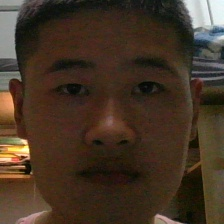
#> input picture img/yhy0/101.jpg, 224 x 224 px; its folder holds 4 pictures in this run
$ python '加载数据集.py'
#> lines starting #> are read from the running program, lines starting #| are printed output that depends on the picture
import os
import numpy as np
import cv2

#指定图片的大小
IMAGE_SIZE=64

#调整图片大小
def revise_image(image,height=IMAGE_SIZE,width=IMAGE_SIZE):
    #记录数值，方便图片调整大小
    top, bottom, left, right = (0, 0, 0, 0)

    #黑色
    BLACK=[0,0,0]

    #获取图片尺寸
    h,w,_=image.shape

    #计算短边需要增加多上像素宽度使其与长边等长
    if h<w:
        dh=w-h
        top=dh//2
        bottom=dh-top
    elif w<h:
        dw=h-w
        left=dw//2
        right=dw-left
    else:
        pass

    # 给图像增加边界
    constant=cv2.copyMakeBorder(image,top,bottom,left,right,cv2.BORDER_CONSTANT,value=BLACK)

    #返回图片
    return cv2.resize(constant,(height,width))

#读取训练训练集
images=[]
labels=[]
def read_path(path_name):
    #读取每个文件
#> called with path_name = 'img/yhy0'
    for dir_item in os.listdir(path_name):
        #获得路径
        full_path=os.path.abspath(os.path.join(path_name,dir_item))

        #如果是文件夹则继续调用
        if os.path.isdir(full_path):
            read_path(full_path)
        else:
            #判断文件是否为jpg文件
            if dir_item.endswith('.jpg'):
                #读取图片
                image=cv2.imread(full_path)
#> image is the input picture: shape (224, 224, 3); mean B, G, R 37.7, 52.7, 68.9
                #调整图片大小
                image=revise_image(image,IMAGE_SIZE,IMAGE_SIZE)
#> in revise_image, `return cv2.resize(constant,(height,width))`:
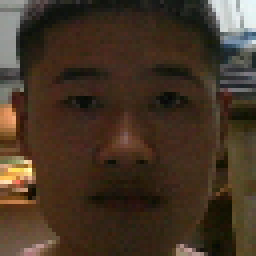
#> returned value: shape (64, 64, 3) (shown 4 times larger); mean of channels 0, 1, 2 37.8, 52.8, 68.9; drawn as B, G, R

                #添加图片
                images.append(image)
                labels.append(path_name)
#> pass 2 of the loop in read_path, `for dir_item in os.listdir(path_name):`:
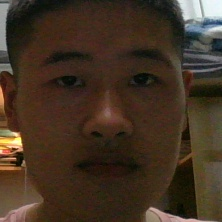
#> input picture img/yhy0/105.jpg, 222 x 222 px
#> in read_path, image is the input picture: shape (222, 222, 3); mean B, G, R 36.2, 51.3, 67.5
#> in revise_image (call 2), `return cv2.resize(constant,(height,width))`:
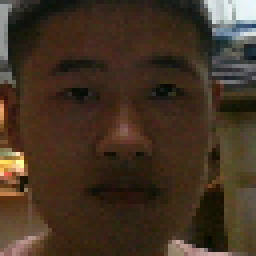
#> returned value: shape (64, 64, 3) (shown 4 times larger); mean of channels 0, 1, 2 36.2, 51.3, 67.5; drawn as B, G, R
#> pass 3 of the loop in read_path, `for dir_item in os.listdir(path_name):`:
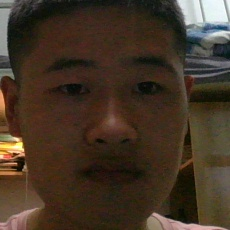
#> input picture img/yhy0/108.jpg, 230 x 230 px
#> in read_path, image is the input picture: shape (230, 230, 3); mean B, G, R 38.8, 53.3, 68.5
#> in revise_image (call 3), `return cv2.resize(constant,(height,width))`:
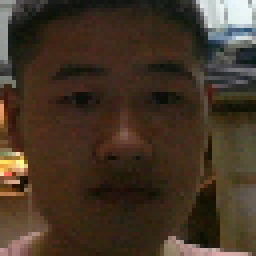
#> returned value: shape (64, 64, 3) (shown 4 times larger); mean of channels 0, 1, 2 38.6, 53.2, 68.4; drawn as B, G, R
#> the loop made 4 passes; the first 3 are shown
    return images,labels

#读取训练集数据
def load_dataset(path_name):
    images,labels=read_path(path_name)

    #生成数组
    images=np.array(images)
    #print(images.shape)

    #标注数据
    labels=np.array(label[-1:] for label in labels)

    return images,labels


if __name__ == '__main__':
    images,labels=load_dataset("img/yhy0")
